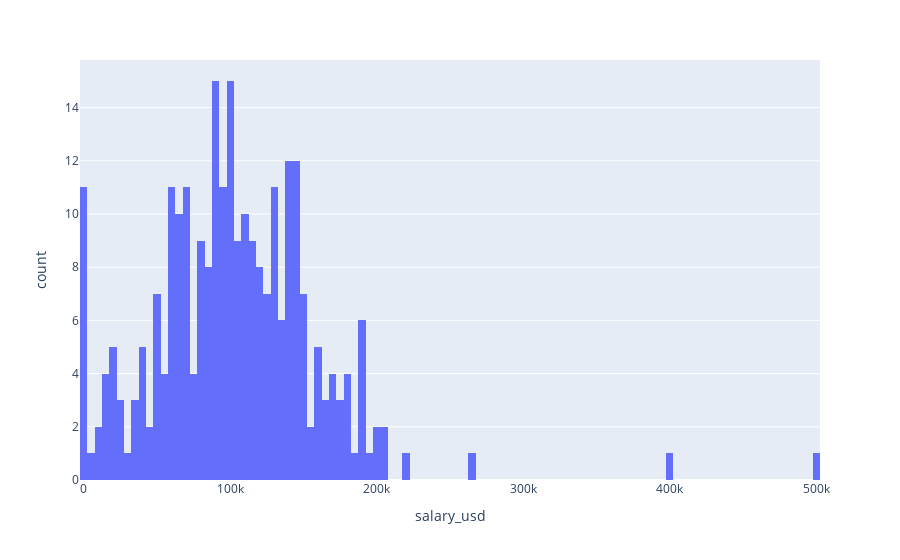

The code cell stored with this chart in its notebook:
### Code cell
# plot distribution of salary_usd
px.histogram(df_joined, x='salary_usd', nbins=100)

### Figure 1 — Plotly figure (JSON) as saved in the notebook; plotly's stock layout.template omitted (floating-point values rounded to 4 significant figures; data arrays with more than 128 entries replaced by an {"elided": "..."} marker saying what was removed)
{"data": [{"alignmentgroup": "True", "bingroup": "x", "hovertemplate": "salary_usd=%{x}<br>count=%{y}<extra></extra>", "legendgroup": "", "marker": {"color": "#636efa", "pattern": {"shape": ""}}, "name": "", "nbinsx": 100, "offsetgroup": "", "orientation": "v", "showlegend": false, "type": "histogram", "x": {"elided": "304 float values"}, "xaxis": "x", "yaxis": "y"}], "layout": {"barmode": "relative", "legend": {"tracegroupgap": 0}, "margin": {"t": 60}, "xaxis": {"anchor": "y", "domain": [0, 1], "title": {"text": "salary_usd"}}, "yaxis": {"anchor": "x", "domain": [0, 1], "title": {"text": "count"}}}}
